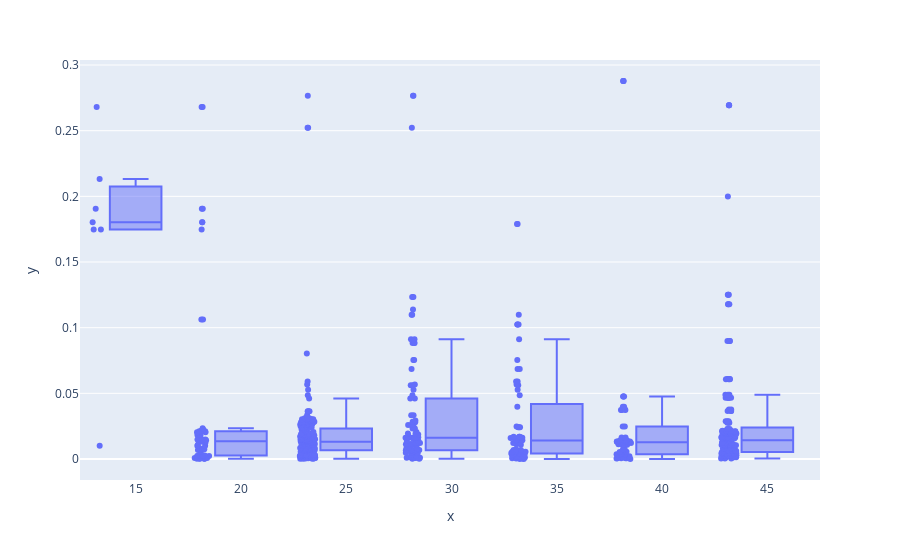

This figure's notebook cell:
### Code cell
fig=px.box(y=HV_pd_f.D_L2_IMonDet_G1,x=HV_pd_f.humidity.div(5).round(0) * 5, points="all")
# fig.update_yaxes(title="G1 ImonReal derivative (uA/1h)")
# fig.update_layout(title=dict(text="G1 derivative vs humidity", x=0.5))
# fig.update_xaxes(title="Humidity [%]")
# fig.write_html("exp_plots/Derivative_vs_humidity.html", include_plotlyjs="CDN")

fig.show()

### Figure 1 — Plotly figure (JSON) as saved in the notebook; plotly's stock layout.template omitted (floating-point values rounded to 4 significant figures; data arrays with more than 128 entries replaced by an {"elided": "..."} marker saying what was removed)
{"data": [{"alignmentgroup": "True", "boxpoints": "all", "hovertemplate": "x=%{x}<br>y=%{y}<extra></extra>", "legendgroup": "", "marker": {"color": "#636efa"}, "name": "", "notched": false, "offsetgroup": "", "orientation": "v", "showlegend": false, "type": "box", "x": {"elided": "707 int values"}, "x0": " ", "xaxis": "x", "y": {"elided": "707 float values"}, "y0": " ", "yaxis": "y"}], "layout": {"boxmode": "group", "legend": {"tracegroupgap": 0}, "margin": {"t": 60}, "xaxis": {"anchor": "y", "domain": [0, 1], "title": {"text": "x"}}, "yaxis": {"anchor": "x", "domain": [0, 1], "title": {"text": "y"}}}}
